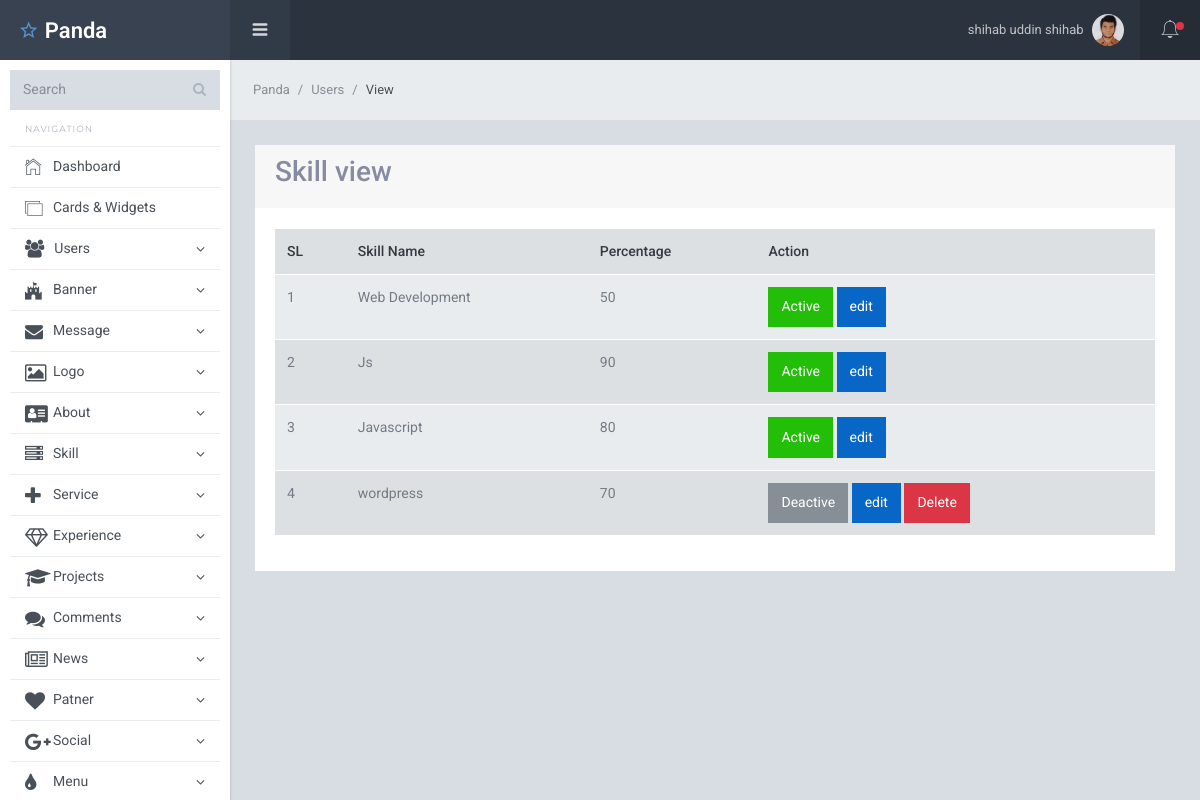
Screenshot of /skills/view_skill.php (signed in) with the database file from the repository.
### tables this page shows
CREATE TABLE `skills` (
  `id` int(11) NOT NULL,
  `skill_name` varchar(100) NOT NULL,
  `percentage` int(11) NOT NULL,
  `status` int(11) NOT NULL
);

### skills/view_skill.php (the view, shortened to what this page needs)
<?php
include '../db.php';
$select_skill="SELECT *FROM skills";
$select_use_result=mysqli_query($bd_connect,$select_skill);
?>
 <?php
 require '../dashboard_includes/header.php';
 ?>
 <div class="sl-mainpanel">
      <nav class="breadcrumb sl-breadcrumb">
        <a class="breadcrumb-item" href="index.html">Panda</a>
        <a class="breadcrumb-item" href="index.html">Users</a>
        <span class="breadcrumb-item active">View</span>
      </nav>
      <div class="sl-pagebody">
            <div class="row">
                <div class="col-lg-12">
                    <div class="card ">
                        <div class="card-header">
                            <div class="float-left"> <h3>Skill view</h3> </div>
                        </div>
                        <div class="card-body">
                            <table class="table table-striped">
                                <tr>
                                   <th>SL</th>
                                   <th>Skill Name</th>
                                   <th>Percentage</th>
                                   <th>Action</th>
                                </tr>
                                <?php foreach ($select_use_result as $index=>$User) { ?>
                                <tr>
                                    <td> <?= $index+1?></td>
                                    <td> <?= $User['skill_name']?></td>
                                    <td> <?= $User['percentage']?></td>
                                    <td>
                                        <?php if($User['status']==0) {?>
                                            <a href="skill_status.php?id=<?= $User['id']?>" class=" btn btn-secondary">Deactive</a>
                                            <?php } else {?>
                                                <a href="skill_status.php?id=<?= $User['id']?>" class=" btn btn-success">Active</a>
                                            <?php }?>
                                            <a href="edit_skill_page.php?id=<?= $User['id']?>" class=" btn btn-primary">edit</a>
                                            <?php if($User['status']==0) {?>
                                            <button name="skill_delete.php?id=<?= $User['id']?>" type="button" class=" skill_delete btn btn-danger"> Delete</button>
                                        <?php }?>
                                    </td>
                                </tr>
                                   <?php }?>
                            </table>
                        </div>
                    </div>
                </div>
            </div>
            </div>
    </div>
    <?php
 require '../dashboard_includes/footer.php';
 ?>

### rows the page displays
skills: skill_name "Web Development", percentage "50"
skills: skill_name "Js", percentage "90"
skills: skill_name "Javascript", percentage "80"
skills: skill_name "wordpress", percentage "70"

### other values shown
$_SESSION['name'] "shihab uddin shihab"
